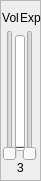
   <widget class="QFrame" name="frame_3">
    <property name="geometry">
     <rect>
      <x>110</x>
      <y>140</y>
      <width>41</width>
      <height>181</height>
     </rect>
    </property>
    <property name="frameShape">
     <enum>QFrame::StyledPanel</enum>
    </property>
    <property name="frameShadow">
     <enum>QFrame::Raised</enum>
    </property>
    <widget class="QSlider" name="MIDI_Expression_3">
     <property name="geometry">
      <rect>
       <x>20</x>
       <y>30</y>
       <width>20</width>
       <height>131</height>
      </rect>
     </property>
     <property name="maximum">
      <number>127</number>
     </property>
     <property name="value">
      <number>0</number>
     </property>
     <property name="orientation">
      <enum>Qt::Vertical</enum>
     </property>
    </widget>
    <widget class="QSlider" name="MIDI_Volume_3">
     <property name="geometry">
      <rect>
       <x>0</x>
       <y>30</y>
       <width>20</width>
       <height>131</height>
      </rect>
     </property>
     <property name="maximum">
      <number>127</number>
     </property>
     <property name="value">
      <number>0</number>
     </property>
     <property name="orientation">
      <enum>Qt::Vertical</enum>
     </property>
    </widget>
    <widget class="QLabel" name="label_11">
     <property name="geometry">
      <rect>
       <x>0</x>
       <y>10</y>
       <width>21</width>
       <height>16</height>
      </rect>
     </property>
     <property name="text">
      <string notr="true">Vol</string>
     </property>
     <property name="alignment">
      <set>Qt::AlignCenter</set>
     </property>
    </widget>
    <widget class="QLabel" name="label_12">
     <property name="geometry">
      <rect>
       <x>20</x>
       <y>10</y>
       <width>21</width>
       <height>16</height>
      </rect>
     </property>
     <property name="text">
      <string notr="true">Exp</string>
     </property>
    </widget>
    <widget class="QLabel" name="label_13">
     <property name="geometry">
      <rect>
       <x>10</x>
       <y>160</y>
       <width>21</width>
       <height>16</height>
      </rect>
     </property>
     <property name="text">
      <string notr="true">3</string>
     </property>
     <property name="alignment">
      <set>Qt::AlignCenter</set>
     </property>
    </widget>
    <widget class="QProgressBar" name="MIDI_VolDisp_3">
     <property name="geometry">
      <rect>
       <x>15</x>
       <y>35</y>
       <width>10</width>
       <height>116</height>
      </rect>
     </property>
     <property name="maximumSize">
      <size>
       <width>10</width>
       <height>16777215</height>
      </size>
     </property>
     <property name="maximum">
      <number>127</number>
     </property>
     <property name="value">
      <number>0</number>
     </property>
     <property name="textVisible">
      <bool>false</bool>
     </property>
     <property name="orientation">
      <enum>Qt::Vertical</enum>
     </property>
    </widget>
   </widget>
